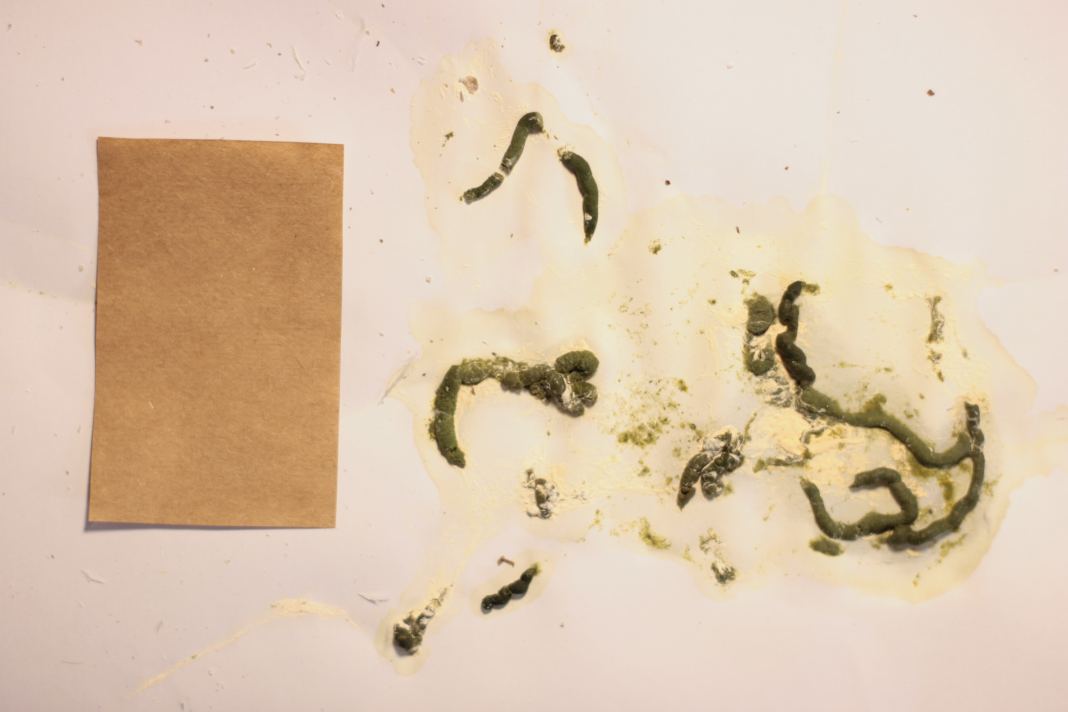
#> input picture img-db/IMG_8780.JPG, 4272 x 2848 px (shown at 1/4 size); its folder holds 4 pictures in this run
$ jupyter execute --allow-errors presentation-notebook.ipynb
#> lines starting #> are read from the running program, lines starting #| are printed output that depends on the picture
# Final Project for SCC5830 (2022/1)
## Segmentation and morphological analysis applied to photos of bird droppings

Student: RRM
nºUSP: 6516211

<div class="alert alert-block alert-danger">
<b>Warning!</b>
The images in this notebook may be disgusting to some people.
</div>

[cell 1]
import numpy as np
import imageio
import matplotlib as mpl, matplotlib.pyplot as plt
import glob
import pandas as pd
import seaborn as sns

[cell 2]
# [6 lines of commented-out code are left out]

### Context
Excrements (also called bird droppings) of a healthy bird consists of two phases: a long cylindrical green solid shape immerse in a heterogeneous white and translucid liquid.
This morphology is subjected to some expected variance due to random bird alimentary routines, like the quantity of water and the type of food ingested.
However, health conditions and sensibility to some kind of food may significantly disturb the usual morphology and color of the excrements, for example when occur diarrhea or bleeding.
The overall project objective is to try to detect an anomalous dropping by comparing it with a dataset composed by various healthy dropping.
Below are examples of a healthy and a diarrhea like dropping.

The dataset consists of a set of photos of healthy _psittacidae_ morning droppings taken personally by the student using a DSLR camera with the dropping placed on a clean sheet of white paper along a brown reference scale of constant and known size.

[cell 3]
filename_all = glob.glob("img-db/*.JPG")
filename_test = glob.glob("img-db/*-diarrhea.JPG")
filename_train = [f for f in filename_all if f not in filename_test]
filename_test, filename_train

[cell 4]
img_in = imageio.imread(filename_train[-1])
#> img_in is the input picture: shape (2848, 4272, 3); mean R, G, B 220.1, 198.3, 174.8
plt.figure(figsize=(15,5))
plt.subplot(121); plt.imshow(img_in); plt.title('Healthy')
plt.subplot(122); plt.imshow(imageio.imread(filename_test[0])); plt.title('Diarrhea')
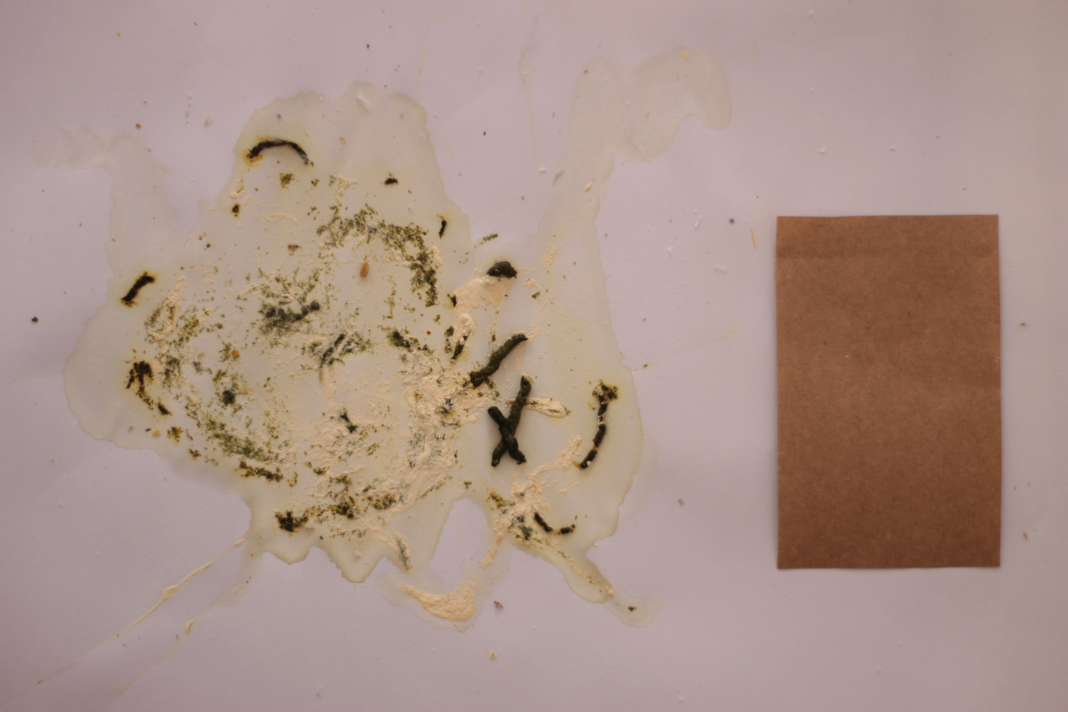
#> input picture img-db/IMG_8766-diarrhea.JPG, 4272 x 2848 px (shown at 1/4 size)
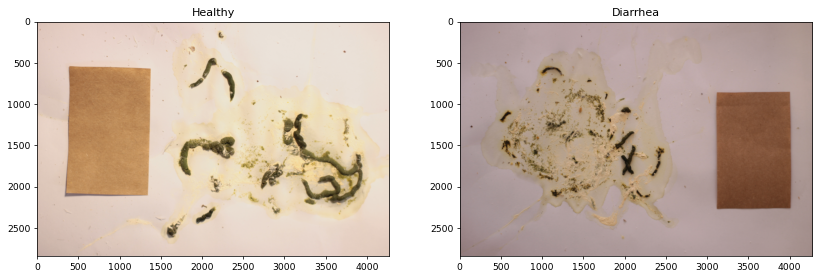
#> figure drawn by matplotlib, 2 panels

### Problem description in terms of image processing
There are two main global image processing tasks: segmentation and feature extraction.

Segmentation is necessary to:
* remove background, which contains no relevant information;
* segment the reference card, to calculate the pixel/area ratio enablin area measurements; and
* to separate the liquid and solid phases of excrement, because each phase will carry different kind of health information.

Since the colors of the regions of interest were well defined, some techniques were explored:
* K-means clustering;
* Transformation to HSV space and filter the image base on hue range of values; and
* selection based on RGB range of values.

K-means was tried, but it was abandonned due to its computational cost.
HSV transformation did not provided substatial distinction of the regions on hue channel, but the saturation channel clearly showed the background distincion.
Segmentation of the phases were done using simple selection of pixes with nearly the same color.

Unfortunatelly, the method of segmentation by saturation and color were very weak in consistency over the dataaset and each optimized value was calculated by hand previously.
Below are examples of HSV transformation and Segmentation usign both saturation and color selection.

#> (a cell that did not finish here is left out)

[cell 6]
img_hsv = mpl.colors.rgb_to_hsv(img_in)
#> img_hsv: shape (2848, 4272, 3) float32; mean of channels 0, 1, 2 0.1, 0.2, 234.5

plt.figure(figsize=(15,5))
plt.subplot(131); plt.imshow(img_hsv[:,:,0], cmap='hsv'); plt.title('Hue')
plt.subplot(132); plt.imshow(img_hsv[:,:,1], cmap='gray'); plt.title('Saturation')
plt.subplot(133); plt.imshow(img_hsv[:,:,2], cmap='gray'); plt.title('Value')
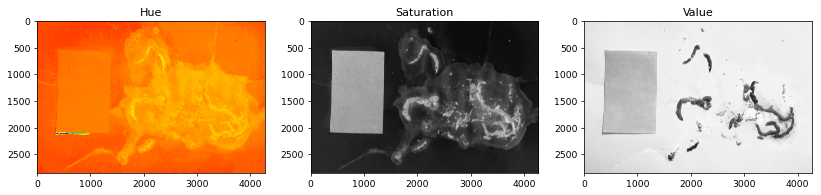
#> figure drawn by matplotlib, 3 panels
#> further down, img_in is the input picture: shape (2848, 4272, 3); mean R, G, B 170.7, 147.3, 137.4

[cell 7]
# [8 lines left out: function remove_bg, not called in this run]

#> (the rest of this cell did not finish here and is left out)

[cell 8]
# [14 lines left out: function get_card, not called in this run]

#> (the rest of this cell did not finish here and is left out)

[cell 9]
# [6 lines left out: function grayscale_convert, not called in this run]

[cell 10]
# [11 lines left out: function segment_gray, not called in this run]

#> (the rest of this cell did not finish here and is left out)

### Problem description in terms of image processing (contd.)
Some descriptors reflecting area measurement, texture information and color information were calculated.
Area measurement was made by counting pixels of the segmented card mask and comparing it with the card known size.
Texture information will try to capture diarrhea like images, in which the solid phase are scattered over large area.
Fourier tranformation and Haralick descriptors were chosen for this morphological characterization.
Color information will try to capture blood presence in the excrement, so red histogram was calculated.

#> (a cell that did not finish here is left out)

[cell 12]
# [6 lines left out: function fourier_transform_log, not called in this run]

#> (the rest of this cell did not finish here and is left out)

[cell 13]
# [14 lines left out: function calculate_glcm, not called in this run]

[cell 14]
# [16 lines left out: function haralick, not called in this run]

#> (the rest of this cell did not finish here and is left out)

#> (a cell that did not finish here is left out)

### Problem description in terms of image processing (contd.)
All measurements from all dataset of healthy droppings will be gathered to compose normality curves on each descriptor, which may be useful for the detection of future anomalous droppings that might significantly deviate from the expected values.

[cell 16]
# Calculate descriptors for all dataset
df = pd.DataFrame(columns=['area_total', 'area_proportion', 'haralick_auto_cor',
                           'haralick_energy', 'haralick_entropy', 'haralick_max_prob'],
                  index=filename_all)
df_vectors = pd.DataFrame(columns=['hist_b_liquid', 'freq_log_solid',
                                   'hist_r_solid', 'hist_g_solid'],
                          index=filename_all)
con, ntotal = 1, str(len(filename_all))
#> (the rest of this cell did not finish here and is left out)

[cell 17]
df.head(2)

[cell 18]
df_vectors.head(2)

[cell 19]
# Compose the normality curve from distances to centroids of vectors
## Centroid of vectors
df_vectors['mean_hist_b_liquid'] = [df_vectors['hist_b_liquid'][filename_train].mean() for _ in range(len(df))]
df_vectors['mean_freq_log_solid'] = [df_vectors['freq_log_solid'][filename_train].mean() for _ in range(len(df))]
df_vectors['mean_hist_r_solid'] = [df_vectors['hist_r_solid'][filename_train].mean() for _ in range(len(df))]
df_vectors['mean_hist_g_solid'] = [df_vectors['hist_g_solid'][filename_train].mean() for _ in range(len(df))]

## Calculation of distances
df_vectors['dist_hist_b_liquid'] = (df_vectors['hist_b_liquid'] - df_vectors['mean_hist_b_liquid'])**2
df['dist_hist_b_liquid'] = df_vectors['dist_hist_b_liquid'].apply(lambda x: np.sqrt(np.sum(x)))
df_vectors['dist_freq_log_solid'] = (df_vectors['freq_log_solid'] - df_vectors['mean_freq_log_solid'])**2
df['dist_freq_log_solid'] = df_vectors['dist_freq_log_solid'].apply(lambda x: np.sqrt(np.sum(x)))
df_vectors['dist_hist_r_solid'] = (df_vectors['hist_r_solid'] - df_vectors['mean_hist_r_solid'])**2
df['dist_hist_r_solid'] = df_vectors['dist_hist_r_solid'].apply(lambda x: np.sqrt(np.sum(x)))
df_vectors['dist_hist_g_solid'] = (df_vectors['hist_g_solid'] - df_vectors['mean_hist_g_solid'])**2
df['dist_hist_g_solid'] = df_vectors['dist_hist_g_solid'].apply(lambda x: np.sqrt(np.sum(x)))

[cell 20]
df.head(4)

[cell 21]
# Plot descriptors histograms and compare the test case
plt.figure(figsize=(15,15))
plt.subplot(431); sns.histplot(data=df, x='area_total', kde=True)
plt.axvline(df['area_total'][filename_test[0]], 0,10, c='red')
plt.subplot(432); sns.histplot(data=df, x='area_proportion', kde=True)
plt.axvline(df['area_proportion'][filename_test[0]], 0,10, c='red')
plt.subplot(433); sns.histplot(data=df, x='haralick_auto_cor', kde=True)
plt.axvline(df['haralick_auto_cor'][filename_test[0]], 0,10, c='red')
plt.subplot(434); sns.histplot(data=df, x='haralick_energy', kde=True)
plt.axvline(df['haralick_energy'][filename_test[0]], 0,10, c='red')
plt.subplot(435); sns.histplot(data=df, x='haralick_entropy', kde=True)
plt.axvline(df['haralick_entropy'][filename_test[0]], 0,10, c='red')
plt.subplot(436); sns.histplot(data=df, x='haralick_max_prob', kde=True)
plt.axvline(df['haralick_max_prob'][filename_test[0]], 0,10, c='red')
plt.subplot(437); sns.histplot(data=df, x='dist_hist_b_liquid', kde=True)
plt.axvline(df['dist_hist_b_liquid'][filename_test[0]], 0,10, c='red')
plt.subplot(438); sns.histplot(data=df, x='dist_freq_log_solid', kde=True)
plt.axvline(df['dist_freq_log_solid'][filename_test[0]], 0,10, c='red')
plt.subplot(439); sns.histplot(data=df, x='dist_hist_r_solid', kde=True)
plt.axvline(df['dist_hist_r_solid'][filename_test[0]], 0,10, c='red')
#plt.subplot(439); sns.histplot(data=df, x='dist_hist_g_solid', kde=True)  # Subplot only allows 9
#plt.axvline(df['dist_hist_g_solid'][filename_test[0]], 0,10, c='red')
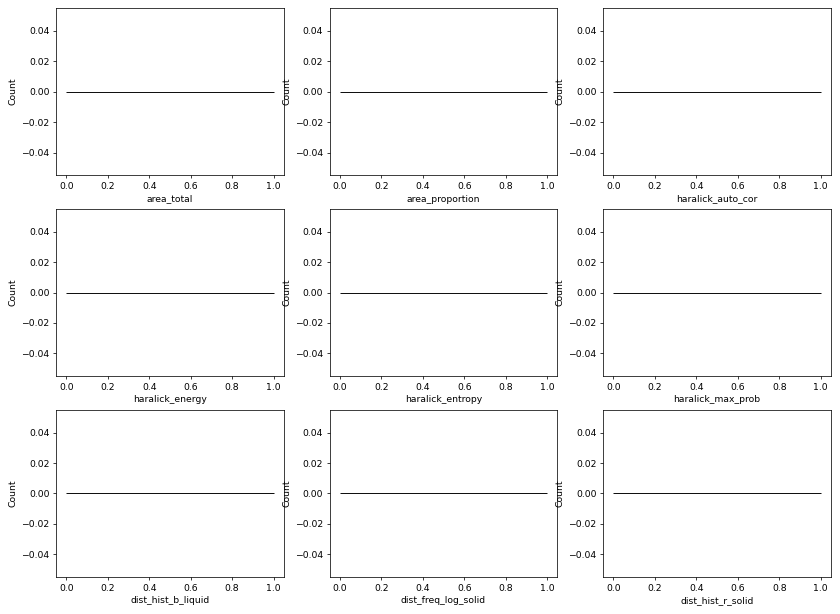
#> figure drawn by matplotlib, 9 panels
